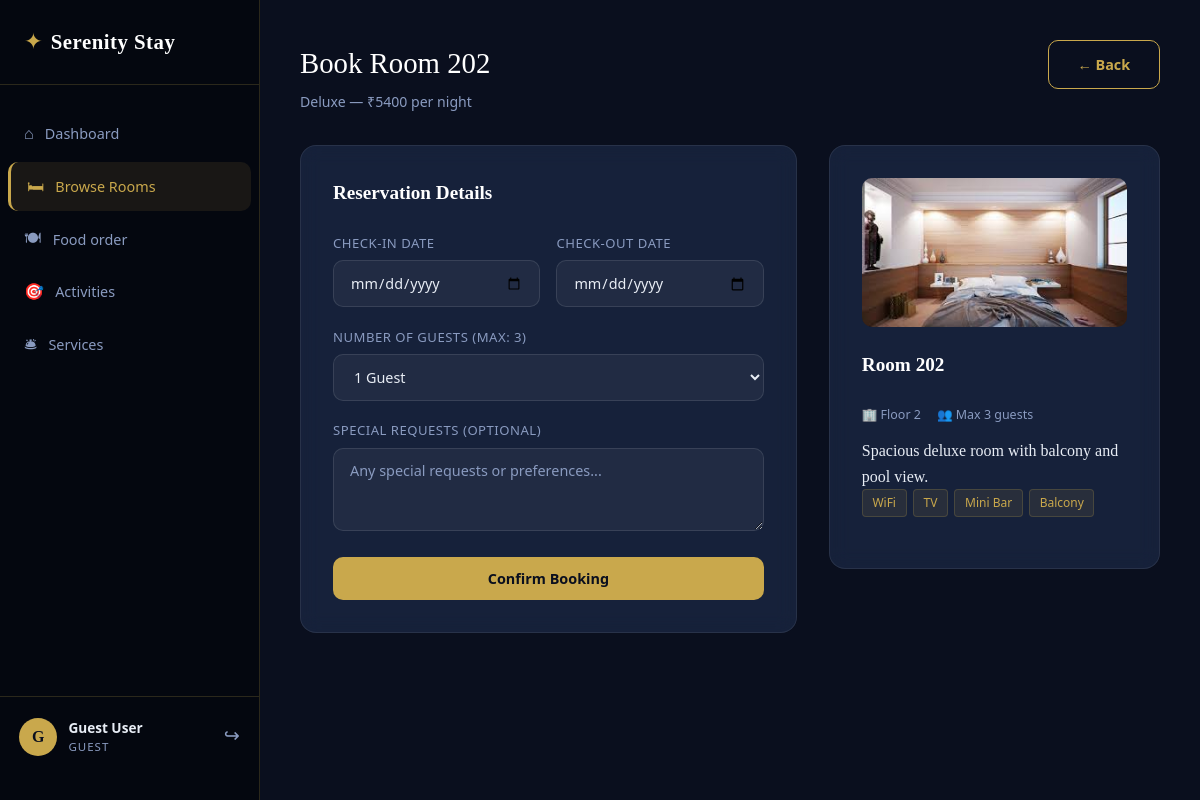
/book/2 (signed in), run on the app's committed database.
### models.py (models this page shows, shortened)
class User(UserMixin, db.Model):
    __tablename__ = "users"
    id = db.Column(db.Integer, primary_key=True)
    name = db.Column(db.String(120), nullable=False)
    email = db.Column(db.String(120), unique=True, nullable=False)
    phone = db.Column(db.String(20))
    password_hash = db.Column(db.String(256), nullable=False)
    created_at = db.Column(db.DateTime, default=datetime.utcnow)
    role = db.Column(db.String(20), default="guest")
    bookings = db.relationship("Booking", backref="guest", lazy=True)
    food_orders = db.relationship("FoodOrder", backref="guest", lazy=True)
    service_requests = db.relationship(
        "ServiceRequest",
        foreign_keys="ServiceRequest.user_id",
        backref="guest",
        lazy=True,
    )
    assigned_requests = db.relationship(
        "ServiceRequest",
        foreign_keys="ServiceRequest.assigned_to",
        backref="assigned_staff",
        lazy=True,
    )
    activity_bookings = db.relationship(
        "ActivityBooking",
        foreign_keys="ActivityBooking.user_id",
        backref="guest",
        lazy=True,
    )
    assigned_activities = db.relationship(
        "ActivityBooking",
        foreign_keys="ActivityBooking.assigned_to",
        backref="assigned_staff",
        lazy=True,
    )

class Room(db.Model):
    __tablename__ = "rooms"
    id = db.Column(db.Integer, primary_key=True)
    room_number = db.Column(db.String(10), unique=True, nullable=False)
    room_type = db.Column(db.String(50), nullable=False)
    floor = db.Column(db.Integer, default=1)
    capacity = db.Column(db.Integer, default=2)
    price_per_night = db.Column(db.Float, nullable=False)
    status = db.Column(db.String(20), default="available")
    image_path = db.Column(db.String(255), default="images/room1.jpg")
    description = db.Column(db.Text)
    amenities = db.Column(db.Text)
    bookings = db.relationship("Booking", backref="room", lazy=True)

### routes/main.py (the view, shortened to what this page needs)
@main_bp.route("/book/<int:room_id>", methods=["GET", "POST"])
@login_required
@guest_required
def book_room(room_id):
    room = Room.query.get_or_404(room_id)
    if room.status != "available":
        flash("This room is currently not available for booking.", "error")
        return redirect(url_for("main.rooms"))
    return render_template(
        "pages/guest/booking.html",
        room=room,
        today=date.today().isoformat(),
        check_in=request.args.get("check_in", ""),
        check_out=request.args.get("check_out", ""),
    )

### app.py (called while the page is built)
@login_manager.user_loader
def load_user(user_id):
    if not user_id or not str(user_id).isdigit():
        return None
    return User.query.get(int(user_id))

### routes/main.py (called while the page is built)
def guest_required(f):
    from functools import wraps
    @wraps(f)
    def decorated(*args, **kwargs):
        if not current_user.is_authenticated or current_user.role != "guest":
            flash("Access denied.", "error")
            return redirect(url_for("auth.login"))
        return f(*args, **kwargs)
    return decorated

### templates/pages/guest/booking.html (shortened to what this page needs)
{% extends "base/layout.html" %}
{% block body %}
<div class="dash-layout">
  {% set active_page = 'rooms' %}
  {% include "components/guest_sidebar.html" %}
  <main class="dash-main">
    <div class="dash-header">
      <div>
        <h1 class="dash-title">Book Room {{ room.room_number }}</h1>
        <p class="dash-sub">
          {{ room.room_type.title() }} — ₹{{ "%.0f"|format(room.price_per_night) }} per night
        </p>
      </div>
      <a href="{{ url_for('main.rooms') }}" class="btn btn-outline">← Back</a>
    </div>
    <div class="booking-layout">
      <div class="booking-form-wrap">
        <div class="glass-card">
          <h3>Reservation Details</h3>
          <form method="POST"
                action="{{ url_for('main.book_room', room_id=room.id) }}"
                onsubmit="calcAndSubmit(event)">
            <div class="form-row">
              <div class="form-group">
                <label class="form-label">Check-in Date</label>
                <input type="date" name="check_in" id="checkIn" class="form-input"
                       min="{{ today }}" value="{{ check_in }}" required onchange="calcTotal()" />
              </div>
              <div class="form-group">
                <label class="form-label">Check-out Date</label>
                <input type="date" name="check_out" id="checkOut" class="form-input"
                       min="{{ today }}" value="{{ check_out }}" required onchange="calcTotal()" />
              </div>
            </div>
            <div class="form-group">
              <label class="form-label">Number of Guests (Max: {{ room.capacity }})</label>
              <select name="guests" class="form-input">
                {% for i in range(1, room.capacity + 1) %}
                <option value="{{ i }}">{{ i }} Guest{% if i > 1 %}s{% endif %}</option>
                {% endfor %}
              </select>
            </div>
            <div class="form-group">
              <label class="form-label">Special Requests (Optional)</label>
              <textarea name="special_requests" class="form-input" rows="3"
                        placeholder="Any special requests or preferences..."></textarea>
            </div>
            <button type="submit" class="btn btn-primary btn-full">Confirm Booking</button>
          </form>
        </div>
      </div>
      <div class="booking-room-info">
        <div class="glass-card">
          {% set img = (room.image_path or 'images/room1.jpg')
            |replace('images/room-standard.svg', 'images/room1.jpg')
            |replace('images/room-deluxe.svg',   'images/room3.jpg')
            |replace('images/room-suite.svg',    'images/room5.jpg')
            |replace('images/room-villa.svg',    'images/room7.jpg') %}
          <img src="{{ url_for('static', filename=img) }}"
               alt="Room" class="booking-room-img" />
          <h3>Room {{ room.room_number }}</h3>
          <div class="rcd-meta">
            <span>🏢 Floor {{ room.floor }}</span>
            <span>👥 Max {{ room.capacity }} guests</span>
          </div>
          <p>{{ room.description or 'A beautifully appointed room with premium amenities.' }}</p>
          {% if room.amenities %}
          <div class="room-features">
            {% for a in room.amenities.split(',') %}
            <span class="feature-tag">{{ a.strip() }}</span>
            {% endfor %}
          </div>
          {% endif %}
        </div>
      </div>
    </div>
  </main>
</div>
{% endblock %}

### templates/components/guest_sidebar.html
<aside class="sidebar">
  <div class="sidebar-brand">
    <a href="{{ url_for('main.index') }}">
      <span class="brand-icon">✦</span>
      <span class="brand-name">Serenity Stay</span>
    </a>
  </div>
  <nav class="sidebar-nav">
    <a href="{{ url_for('main.dashboard') }}"
       class="snav-item {% if active_page == 'dashboard' %}active{% endif %}">
      <span class="sn-icon">⌂</span> Dashboard
    </a>
    <a href="{{ url_for('main.rooms') }}"
       class="snav-item {% if active_page == 'rooms' %}active{% endif %}">
      <span class="sn-icon">🛏</span> Browse Rooms
    </a>
    <a href="{{ url_for('main.food') }}"
       class="snav-item {% if active_page == 'food' %}active{% endif %}">
      <span class="sn-icon">🍽</span> Food order
    </a>
    <a href="{{ url_for('main.activities') }}"
       class="snav-item {% if active_page == 'activities' %}active{% endif %}">
      <span class="sn-icon">🎯</span> Activities
    </a>
    <a href="{{ url_for('main.services') }}"
       class="snav-item {% if active_page == 'services' %}active{% endif %}">
      <span class="sn-icon">🛎</span> Services
    </a>
  </nav>
  <div class="sidebar-user">
    <div class="user-avatar">{{ current_user.name[0].upper() }}</div>
    <div class="user-info">
      <span class="user-name">{{ current_user.name }}</span>
      <span class="user-role">Guest</span>
    </div>
    <a href="{{ url_for('auth.logout') }}" class="logout-btn" title="Logout">↪</a>
  </div>
</aside>

### data on the page
User: name "G", name "Guest User"
Room: room_number "202", room_type "Deluxe", price_per_night "5400", capacity "3", guests "1 Guest", image_path (picture), floor "2", description "Spacious deluxe room with balcony and pool view."

### other printed values
{{ a.strip() }} "WiFi" "TV" "Mini Bar" "Balcony"
